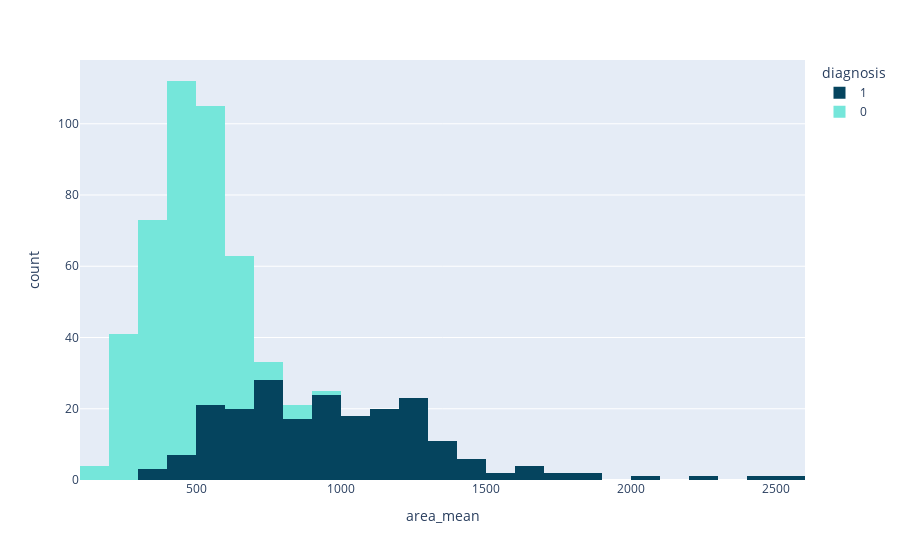

Write notebook code for a chart like this one.
### Code cell
px.histogram(data_frame=df,x='area_mean',color='diagnosis',color_discrete_sequence=['#05445E','#75E6DA'])

### Figure 1 — Plotly figure (JSON) as saved in the notebook; plotly's stock layout.template omitted (floating-point values rounded to 4 significant figures; data arrays with more than 128 entries replaced by an {"elided": "..."} marker saying what was removed)
{"data": [{"alignmentgroup": "True", "bingroup": "x", "hovertemplate": "diagnosis=1<br>area_mean=%{x}<br>count=%{y}<extra></extra>", "legendgroup": "1", "marker": {"color": "#05445E", "pattern": {"shape": ""}}, "name": "1", "offsetgroup": "1", "orientation": "v", "showlegend": true, "type": "histogram", "x": {"elided": "212 float values"}, "xaxis": "x", "yaxis": "y"}, {"alignmentgroup": "True", "bingroup": "x", "hovertemplate": "diagnosis=0<br>area_mean=%{x}<br>count=%{y}<extra></extra>", "legendgroup": "0", "marker": {"color": "#75E6DA", "pattern": {"shape": ""}}, "name": "0", "offsetgroup": "0", "orientation": "v", "showlegend": true, "type": "histogram", "x": {"elided": "357 float values"}, "xaxis": "x", "yaxis": "y"}], "layout": {"barmode": "relative", "legend": {"title": {"text": "diagnosis"}, "tracegroupgap": 0}, "margin": {"t": 60}, "xaxis": {"anchor": "y", "domain": [0, 1], "title": {"text": "area_mean"}}, "yaxis": {"anchor": "x", "domain": [0, 1], "title": {"text": "count"}}}}
